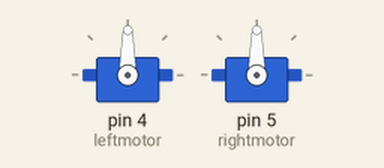
The sketch below on a simulated Arduino Uno, built with avr-gcc and run on an emulated ATmega328P. Shown: 2 × servo. What the sketch prints to the serial monitor is not drawn.

Above: at 0.1 s.
At 4.1 s:
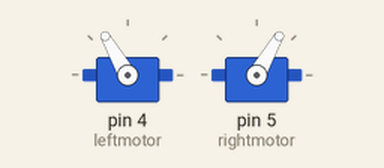
At 8.1 s:
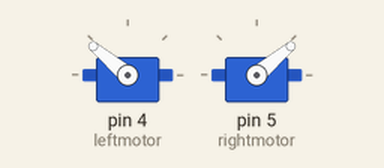
At 16.1 s:
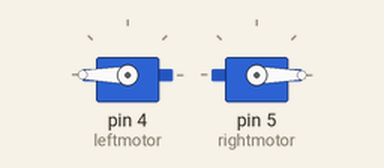
Timing chart, 0 to 17.6 s (numbered marks = the images above):
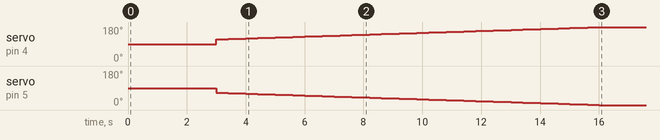

Measured:
- by itself, servo on pin 4 (leftmotor): moves from 90° to 180° over 13.0 s
- by itself, servo on pin 5 (rightmotor): moves from 90° to 0° over 13.0 s

The sketch:

accel1.ino
```cpp
#include <Servo.h> // servo library

Servo rightmotor; // Servo object
Servo leftmotor; // Servo object


const int a = 1;
int v = 25;

void setup() {
  // put your setup code here, to run once:
  Serial.begin(9600);
    leftmotor.attach(4, 1000, 2000); // left drive motor pin#, pulse time for 0,pulse time for 180
    rightmotor.attach(5, 1000, 2000); // right drive motor pin#, pulse time for 0,pulse time for 180
delay(3000);

}

void loop() {
  // put your main code here, to run repeatedly:
 Serial.println(v);
 if (v<90){
  forward(v);
  delay(200);
  v = v + a;
 }
 else{
 forward(180);
 }
}


void forward(int v){
        rightmotor.write(90-v);
        leftmotor.write(90+v);
}
```
